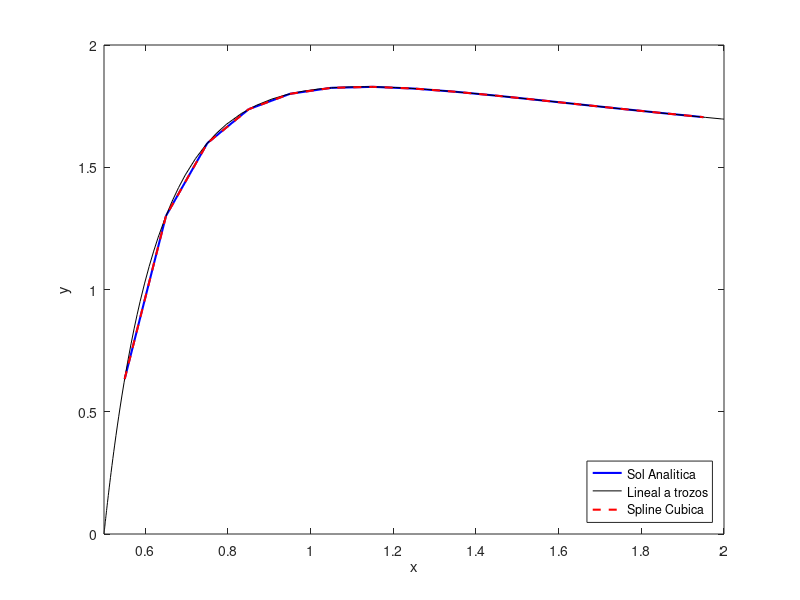
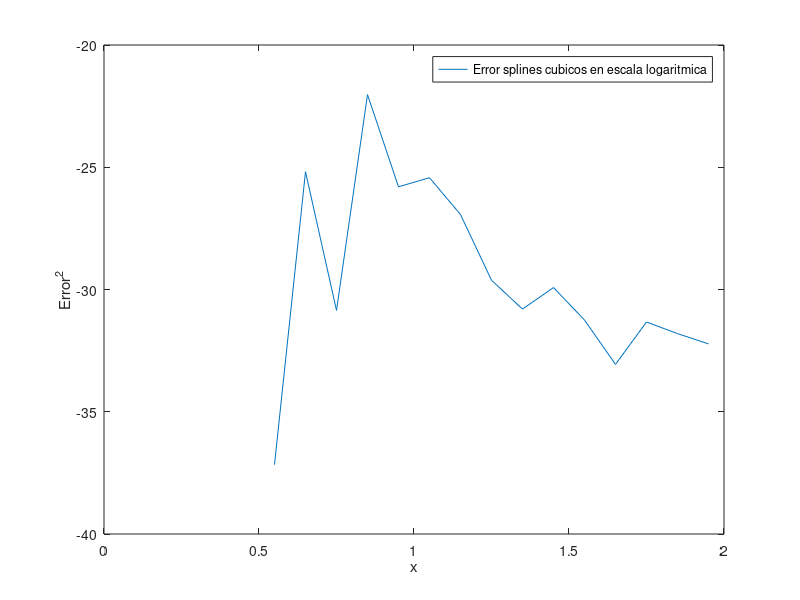

Write the MATLAB code that produced these figures, in order.
% Funcion g1(x) = c/x^p
c = 0.96750; % con outlier
p = 2; % con outlier
% [c p] = [2 0.94613] sin outlier

% Funcion g2(x) = d/x^q
d = 1.9949;
q = 3;

a = 0.5;
b = 2;
y0 = 0;

% Grilla original
X = [0.5,0.6,0.7,0.8,0.9,1.0,1.1,1.2,1.3,1.4,1.5,1.6,1.7,1.8,1.9,2.0];
% Puntos intermedios de la grilla
X_medios = linspace(0.55,1.95,15);

% sol analitica con p = 2 y q = 3:
k = (-d/c)*(1/c + 2)*exp(-2*c); % obtenido con la cond inicial.
y_exacta = d/c^2 + d./(c*X_medios) + k*exp(c./X_medios);

% Runge-Kuta con ode solver ode45()
function ans = ecdif(x,y)
    c = 0.96750;
    d = 1.9949;
    ans = -c*y/x^2 + d/x^3;
end
[x_RK, y_RK] = ode45(@ecdif, [a b], y0);

% interpolacion por splines cubicas
spp = spline(x_RK,y_RK,X_medios);

% Graficas comparativas de Euler hacia atras, Euler hacia adelante, R-K y sol analitica:
figure(1)
%Sol analitica
grosor = 1.5;
plot(X_medios, y_exacta, "b",'LineWidth',grosor)
hold on
% Runge-Kuta
plot(x_RK, y_RK, "k")
% interpolacion por splines cubicas
plot(X_medios,spp,"--r",'LineWidth',grosor);

axis ([a b])
%title ("Sol de la EDO");
xlabel ("x");
ylabel ("y");
hold off
legend_text = legend ("Sol Analitica", "Lineal a trozos", "Spline Cubica");
legend (legend_text, "location", "southeast");

% Comparacion de interpolantes en puntos intermedios de la grilla original:
error_spp = log((spp - y_exacta).^2);
figure(2)
plot(X_medios,error_spp);
xlabel ("x");
ylabel ("Error^2");
legend_text = legend ("Error splines cubicos en escala logaritmica");
%legend (legend_text, "location", "southeast");